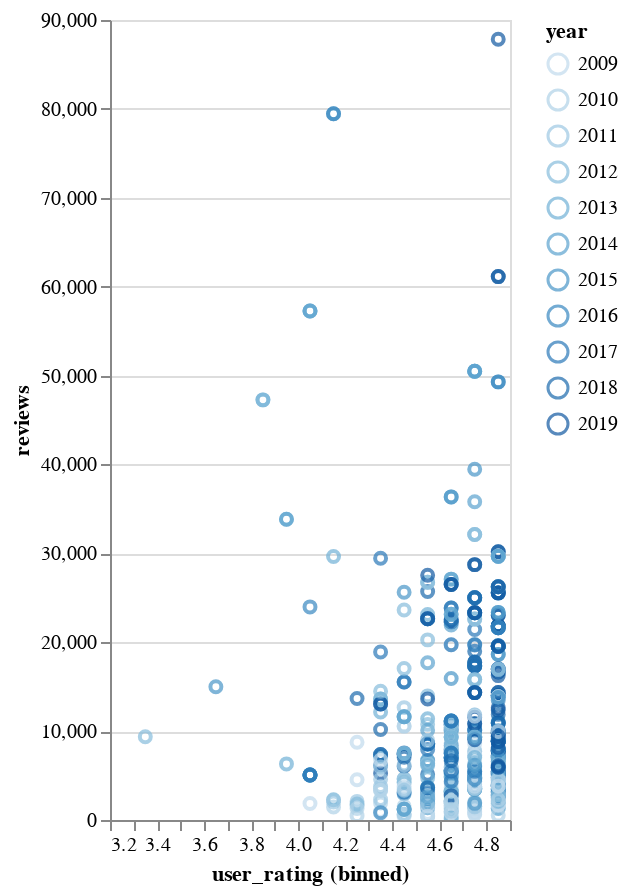

Notebook code cell kept with this figure:
### Code cell
import altair as alt
%matplotlib inline
alt.Chart(df).mark_point().encode(
    x=alt.X('user_rating:Q', bin=alt.Bin(maxbins=30)),
    y='reviews',
    color='year:O',
).properties(height=400, width=200
).interactive()

### Figure 1 — Vega-Lite specification as saved in the notebook (floating-point values rounded to 4 significant figures; data arrays with more than 128 entries replaced by an {"elided": "..."} marker saying what was removed)
{"config": {"view": {"continuousWidth": 400, "continuousHeight": 300}}, "data": {"name": "data-37cfd9989c93a276c113fd1d7f691c11"}, "mark": "point", "encoding": {"color": {"field": "year", "type": "ordinal"}, "x": {"bin": {"maxbins": 30}, "field": "user_rating", "type": "quantitative"}, "y": {"field": "reviews", "type": "quantitative"}}, "height": 400, "selection": {"selector020": {"type": "interval", "bind": "scales", "encodings": ["x", "y"]}}, "width": 200, "$schema": "https://vega.github.io/schema/vega-lite/v4.17.0.json", "datasets": {"data-37cfd9989c93a276c113fd1d7f691c11": {"elided": "550 records"}}}
